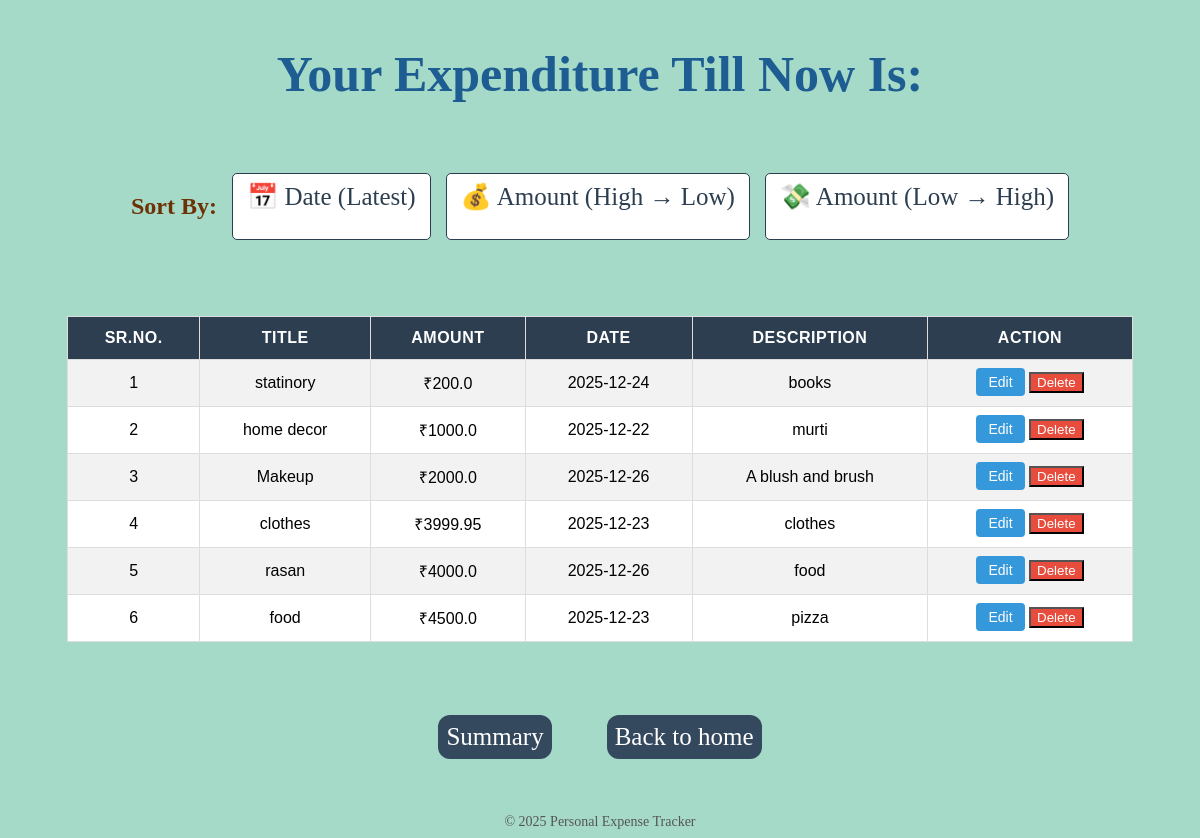
/view?sort=amount_low, run on the app's committed database.
### tables this page shows
CREATE TABLE expenses (
    id INTEGER PRIMARY KEY AUTOINCREMENT,
    title TEXT NOT NULL,
    amount REAL NOT NULL,
    date TEXT NOT NULL,
    description TEXT
);

### app.py (the view)
@app.route('/view')
def view_expenses():
    conn = get_db_connection()
    expenses = conn.execute('SELECT * FROM expenses').fetchall()
    sort = request.args.get('sort')
    conn = get_db_connection()
    if sort == 'date':
        expenses = conn.execute(
            'SELECT * FROM expenses ORDER BY date DESC'
        ).fetchall()
    elif sort == 'amount_high':
        expenses = conn.execute(
            'SELECT * FROM expenses ORDER BY amount DESC'
        ).fetchall()
    elif sort == 'amount_low':
        expenses = conn.execute(
            'SELECT * FROM expenses ORDER BY amount ASC'
        ).fetchall()
    else:
        expenses = conn.execute(
            'SELECT * FROM expenses'
        ).fetchall()
    conn.close()
    return render_template('View_all.html', expenses=expenses)

### app.py (called while the page is built)
def get_db_connection():
    conn = sqlite3.connect('expenses.db')
    conn.row_factory = sqlite3.Row
    return conn

### templates/View_all.html (shortened to what this page needs)
<!DOCTYPE html>
<html lang="en">
<head>
    <link rel="stylesheet" href="/static/view_all.css">
</head>
<body>
    <h1>Your Expenditure Till Now Is: </h1>
    <div class="sort-container">
    <h2>Sort By:</h2>
<a href="/view?sort=date" class="sort-btn">📅 Date (Latest)</a>
<a href="/view?sort=amount_high" class="sort-btn">💰 Amount (High → Low)</a>
<a href="/view?sort=amount_low" class="sort-btn">💸 Amount (Low → High)</a>
</div>
<br><br>
    <table border="1" cellpadding="10">
    <tr>
        <th>Sr.No.</th>
        <th>Title</th>
        <th>Amount</th>
        <th>Date</th>
        <th>Description</th>
        <th>Action</th>
    </tr>
    {% for expense in expenses %}
    <tr>
        <td>{{loop.index}}</td>
        <td>{{ expense.title }}</td>
        <td>₹{{ expense.amount }}</td>
        <td>{{ expense.date }}</td>
        <td>{{ expense.description }}</td>
        <td>
            <a href="/edit/{{ expense.id }}" class="btn btn-edit">Edit</a>
            <form action="/delete/{{ expense.id }}" method="POST" style="display:inline;">
                <button type="submit" onclick="return confirm('Are you sure?')" class="btn-delete">
                    Delete
                </button>
            </form>
        </td>
    </tr>
    {% endfor %}
</table>
<br>
<div class="buttonsback">
<a href="/summary" class="summaryto">Summary</a>
<a href="/" class="backhome">Back to home</a></div>
<div class="footer">
    © 2025 Personal Expense Tracker
</div>
</body>
</html>

### static/view_all.css (style rules this page uses)
h1 { color:rgb(29, 93, 145); font-size: 50px; margin-top: 45px; margin-bottom: 70px; }
h2 { color: rgb(109, 49, 6); }
body { background-color: rgb(166, 218, 200); text-align: center; }
a { text-decoration: none; }
.summaryto { background-color: #34495e; color: white; font-size: 25px; padding: 8px; margin: 15px; box-sizing: content-box; transition: background 0.3s ease; border-radius: 12px; cursor:pointer; }
.buttonsback { gap:25px; margin: 20px auto; display: flex; justify-content: center; }
.backhome { background-color: #34495e; color: white; font-size: 25px; padding: 8px; margin: 15px; box-sizing: content-box; transition: background 0.3s ease; border-radius: 12px; cursor:pointer; }
table { width: 90%; margin: 20px auto; border-collapse: collapse; font-family: Arial, sans-serif; background-color: #ffffff; }
th, td { padding: 12px 15px; text-align: center; border: 1px solid #ddd; }
th { background-color: #2c3e50; color: white; text-transform: uppercase; letter-spacing: 0.5px; }
tr:nth-child(even) { background-color: #f2f2f2; }
.btn { padding: 6px 12px; border: none; border-radius: 4px; cursor: pointer; font-size: 14px; }
.btn-delete { background-color: #e74c3c; color: white; }
.btn-edit { background-color: #3498db; color: white; }
.sort-container { width: 90%; margin: 20px auto; display: flex; justify-content: center; gap: 15px; }
.sort-btn { padding: 8px 14px; border: 1px solid #2c3e50; background-color: white; color: #2c3e50; border-radius: 5px; cursor: pointer; font-size: 25px; transition: all 0.3s ease; text-decoration: none; }
.footer { margin-top: 40px; color: #555; font-size: 14px; }

### data on the page
expenses: title "statinory", amount "200.0", date "2025-12-24", description "books"
expenses: title "home decor", amount "1000.0", date "2025-12-22", description "murti"
expenses: title "Makeup", amount "2000.0", date "2025-12-26", description "A blush and brush"
expenses: title "clothes", amount "3999.95", date "2025-12-23", description "clothes"
expenses: title "rasan", amount "4000.0", date "2025-12-26", description "food"
expenses: title "food", amount "4500.0", date "2025-12-23", description "pizza"
